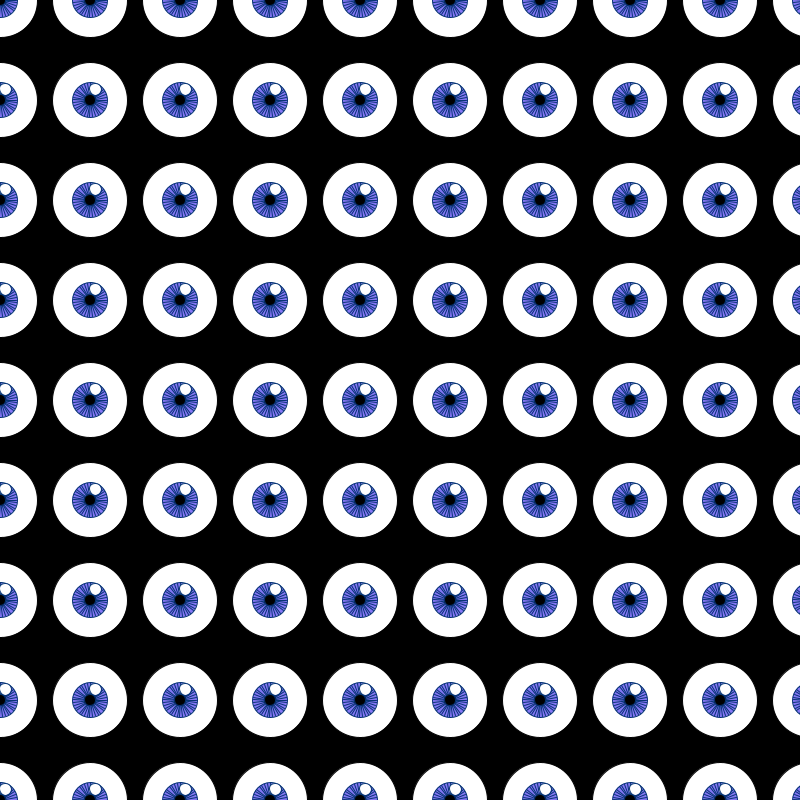
Frame 1 (no input)
Frame 60 (the mouse pressed at the canvas centre just before this capture): identical to frame 1, image omitted
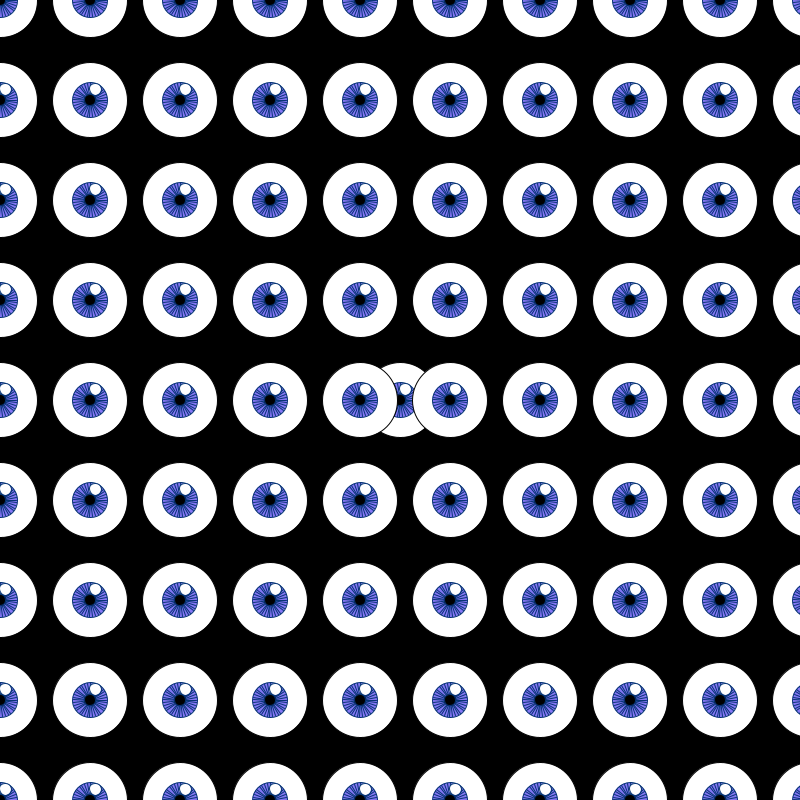
Frame 120 (the mouse held since frame 60 and released just before this capture)

The Processing sketch that drew these frames (run headless with seeded random() and noise(); from frame 60 on, the mouse is pressed at the canvas centre):

// Processing sketch: processing_51486
// ── processing_51486.pde

//left click background eyes change color
//right click, cursor eye lifts above grid. 

void setup (){
  size (800,800);
  smooth();

  
}
void draw (){//void draw beginning//////////
background (0);
 fill (255);
 eye (mouseX,mouseY); 

 
for (int i = -90; i<= 900; i += 90){//from processing book
    for (int j= -100; j<= 800; j+= 100) {
      eye (i+(mouseX-pmouseX),j+(mouseY-pmouseY));//inspired by "tickle" example from processing.org
    
    if (mouseButton==RIGHT){
     eye2(i+(mouseX-pmouseX),j+(mouseY-pmouseY));   
  
      }
        if (mouseButton==LEFT){
          eye(i,j);
}
    }     
}
}//void draw end cap thingy//////////////////

void eye (int x, int y){
  pushMatrix();//the other keith peters helped with push matrix and pop matrix
  smooth();
stroke (0);
strokeWeight (1);
fill(255);
ellipse (x,y,75,75);//white of the eye

noStroke();
ellipse (x,y,60,60);
strokeWeight (1);
stroke (5,52,116);

fill(133,118,245);
ellipse (x,y,35,35);

translate (x,y);
for (int i=0; i<360;i+=10){
  strokeWeight (1);
  stroke (5,52,116);
  rotate (10*2*PI/360);
  line (0,0,17,0);
}

fill(0);
ellipse(0,0,12,12);
fill (255);
ellipse(5,-11,12,12);
stroke(0,15);
popMatrix();
}
 
 void eye2 (int x, int y){
  pushMatrix();
  smooth();
stroke (0);
strokeWeight (1);
fill(255);
ellipse (x,y,75,75);//white of the eye

noStroke();
ellipse (x,y,60,60);
strokeWeight (1);
stroke (52,36,29); 

fill(52,36,29);
ellipse (x,y,35,35);

translate (x,y);
for (int i=0; i<360;i+=10){
  strokeWeight (1);
  stroke (5,52,116);
  rotate (10*2*PI/360);
  line (0,0,17,0);
}

fill(0);
ellipse(0,0,12,12);
fill (255);
ellipse(5,-11,12,12);
stroke(0,15);
popMatrix();
}
 
